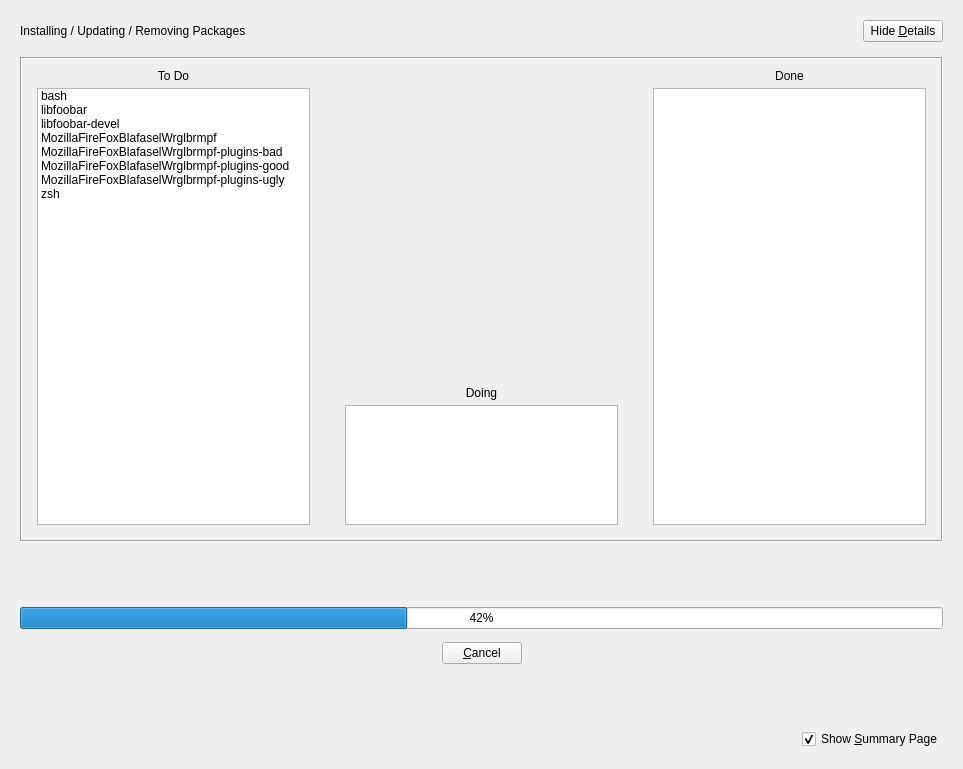
<?xml version="1.0" encoding="UTF-8"?>
<ui version="4.0">
 <class>PkgCommitPage</class>
 <widget class="QWidget" name="PkgCommitPage">
  <property name="geometry">
   <rect>
    <x>0</x>
    <y>0</y>
    <width>963</width>
    <height>769</height>
   </rect>
  </property>
  <property name="windowTitle">
   <string>Form</string>
  </property>
  <layout class="QVBoxLayout" name="pageVBox" stretch="0,5,1,0">
   <property name="spacing">
    <number>15</number>
   </property>
   <property name="leftMargin">
    <number>20</number>
   </property>
   <property name="topMargin">
    <number>20</number>
   </property>
   <property name="rightMargin">
    <number>20</number>
   </property>
   <property name="bottomMargin">
    <number>20</number>
   </property>
   <item>
    <layout class="QHBoxLayout" name="headingHBox">
     <property name="sizeConstraint">
      <enum>QLayout::SetFixedSize</enum>
     </property>
     <item>
      <widget class="QLabel" name="headingLabel">
       <property name="text">
        <string>Installing / Updating / Removing Packages</string>
       </property>
      </widget>
     </item>
     <item>
      <spacer name="detailsButtonHSpacer">
       <property name="orientation">
        <enum>Qt::Horizontal</enum>
       </property>
       <property name="sizeHint" stdset="0">
        <size>
         <width>588</width>
         <height>20</height>
        </size>
       </property>
      </spacer>
     </item>
     <item>
      <widget class="QPushButton" name="detailsButton">
       <property name="text">
        <string>Hide &amp;Details</string>
       </property>
      </widget>
     </item>
    </layout>
   </item>
   <item>
    <layout class="QHBoxLayout" name="detailsFrameHBox" stretch="0">
     <property name="bottomMargin">
      <number>0</number>
     </property>
     <item>
      <widget class="QFrame" name="detailsFrame">
       <property name="sizePolicy">
        <sizepolicy hsizetype="MinimumExpanding" vsizetype="MinimumExpanding">
         <horstretch>0</horstretch>
         <verstretch>1</verstretch>
        </sizepolicy>
       </property>
       <property name="frameShape">
        <enum>QFrame::Box</enum>
       </property>
       <property name="frameShadow">
        <enum>QFrame::Sunken</enum>
       </property>
       <property name="lineWidth">
        <number>1</number>
       </property>
       <layout class="QHBoxLayout" name="horizontalLayout">
        <property name="spacing">
         <number>5</number>
        </property>
        <property name="leftMargin">
         <number>15</number>
        </property>
        <property name="topMargin">
         <number>10</number>
        </property>
        <property name="rightMargin">
         <number>15</number>
        </property>
        <property name="bottomMargin">
         <number>15</number>
        </property>
        <item>
         <layout class="QVBoxLayout" name="toDoVBox">
          <property name="spacing">
           <number>5</number>
          </property>
          <item>
           <widget class="QLabel" name="toDoLabel">
            <property name="text">
             <string>To Do</string>
            </property>
            <property name="alignment">
             <set>Qt::AlignCenter</set>
            </property>
           </widget>
          </item>
          <item>
           <widget class="QListWidget" name="toDoList">
            <property name="sizePolicy">
             <sizepolicy hsizetype="MinimumExpanding" vsizetype="MinimumExpanding">
              <horstretch>1</horstretch>
              <verstretch>1</verstretch>
             </sizepolicy>
            </property>
            <property name="horizontalScrollBarPolicy">
             <enum>Qt::ScrollBarAlwaysOff</enum>
            </property>
            <property name="editTriggers">
             <set>QAbstractItemView::NoEditTriggers</set>
            </property>
            <property name="showDropIndicator" stdset="0">
             <bool>false</bool>
            </property>
            <property name="selectionMode">
             <enum>QAbstractItemView::NoSelection</enum>
            </property>
            <property name="textElideMode">
             <enum>Qt::ElideMiddle</enum>
            </property>
            <property name="uniformItemSizes">
             <bool>true</bool>
            </property>
            <property name="sortingEnabled">
             <bool>true</bool>
            </property>
            <item>
             <property name="text">
              <string>bash</string>
             </property>
            </item>
            <item>
             <property name="text">
              <string>libfoobar</string>
             </property>
            </item>
            <item>
             <property name="text">
              <string>libfoobar-devel</string>
             </property>
            </item>
            <item>
             <property name="text">
              <string>MozillaFireFoxBlafaselWrglbrmpf</string>
             </property>
            </item>
            <item>
             <property name="text">
              <string>MozillaFireFoxBlafaselWrglbrmpf-plugins-bad</string>
             </property>
            </item>
            <item>
             <property name="text">
              <string>MozillaFireFoxBlafaselWrglbrmpf-plugins-good</string>
             </property>
            </item>
            <item>
             <property name="text">
              <string>MozillaFireFoxBlafaselWrglbrmpf-plugins-ugly</string>
             </property>
            </item>
            <item>
             <property name="text">
              <string>zsh</string>
             </property>
            </item>
           </widget>
          </item>
         </layout>
        </item>
        <item>
         <spacer name="listHSpacer1">
          <property name="orientation">
           <enum>Qt::Horizontal</enum>
          </property>
          <property name="sizeType">
           <enum>QSizePolicy::Preferred</enum>
          </property>
          <property name="sizeHint" stdset="0">
           <size>
            <width>30</width>
            <height>20</height>
           </size>
          </property>
         </spacer>
        </item>
        <item>
         <layout class="QVBoxLayout" name="doingVBox">
          <item>
           <spacer name="doingVSpacer">
            <property name="orientation">
             <enum>Qt::Vertical</enum>
            </property>
            <property name="sizeType">
             <enum>QSizePolicy::MinimumExpanding</enum>
            </property>
            <property name="sizeHint" stdset="0">
             <size>
              <width>20</width>
              <height>100</height>
             </size>
            </property>
           </spacer>
          </item>
          <item>
           <widget class="QLabel" name="doingLabel">
            <property name="text">
             <string>Doing</string>
            </property>
            <property name="alignment">
             <set>Qt::AlignCenter</set>
            </property>
           </widget>
          </item>
          <item>
           <widget class="QListWidget" name="doingList">
            <property name="sizePolicy">
             <sizepolicy hsizetype="MinimumExpanding" vsizetype="MinimumExpanding">
              <horstretch>1</horstretch>
              <verstretch>0</verstretch>
             </sizepolicy>
            </property>
            <property name="maximumSize">
             <size>
              <width>16777215</width>
              <height>120</height>
             </size>
            </property>
            <property name="frameShape">
             <enum>QFrame::StyledPanel</enum>
            </property>
            <property name="frameShadow">
             <enum>QFrame::Sunken</enum>
            </property>
            <property name="horizontalScrollBarPolicy">
             <enum>Qt::ScrollBarAlwaysOff</enum>
            </property>
            <property name="editTriggers">
             <set>QAbstractItemView::NoEditTriggers</set>
            </property>
            <property name="showDropIndicator" stdset="0">
             <bool>false</bool>
            </property>
            <property name="selectionMode">
             <enum>QAbstractItemView::NoSelection</enum>
            </property>
            <property name="textElideMode">
             <enum>Qt::ElideMiddle</enum>
            </property>
            <property name="uniformItemSizes">
             <bool>true</bool>
            </property>
           </widget>
          </item>
         </layout>
        </item>
        <item>
         <spacer name="listHSpacer2">
          <property name="orientation">
           <enum>Qt::Horizontal</enum>
          </property>
          <property name="sizeType">
           <enum>QSizePolicy::Preferred</enum>
          </property>
          <property name="sizeHint" stdset="0">
           <size>
            <width>30</width>
            <height>20</height>
           </size>
          </property>
         </spacer>
        </item>
        <item>
         <layout class="QVBoxLayout" name="doneVBox">
          <item>
           <widget class="QLabel" name="doneLabel">
            <property name="text">
             <string>Done</string>
            </property>
            <property name="alignment">
             <set>Qt::AlignCenter</set>
            </property>
           </widget>
          </item>
          <item>
           <widget class="QListWidget" name="doneList">
            <property name="sizePolicy">
             <sizepolicy hsizetype="MinimumExpanding" vsizetype="MinimumExpanding">
              <horstretch>1</horstretch>
              <verstretch>1</verstretch>
             </sizepolicy>
            </property>
            <property name="horizontalScrollBarPolicy">
             <enum>Qt::ScrollBarAlwaysOff</enum>
            </property>
            <property name="editTriggers">
             <set>QAbstractItemView::NoEditTriggers</set>
            </property>
            <property name="showDropIndicator" stdset="0">
             <bool>false</bool>
            </property>
            <property name="selectionMode">
             <enum>QAbstractItemView::NoSelection</enum>
            </property>
            <property name="textElideMode">
             <enum>Qt::ElideMiddle</enum>
            </property>
            <property name="uniformItemSizes">
             <bool>true</bool>
            </property>
            <property name="sortingEnabled">
             <bool>true</bool>
            </property>
           </widget>
          </item>
         </layout>
        </item>
       </layout>
      </widget>
     </item>
    </layout>
   </item>
   <item>
    <widget class="QWidget" name="progressPane" native="true">
     <property name="sizePolicy">
      <sizepolicy hsizetype="MinimumExpanding" vsizetype="MinimumExpanding">
       <horstretch>0</horstretch>
       <verstretch>1</verstretch>
      </sizepolicy>
     </property>
     <layout class="QVBoxLayout" name="verticalLayout" stretch="1,0,0,1">
      <property name="spacing">
       <number>13</number>
      </property>
      <property name="sizeConstraint">
       <enum>QLayout::SetMinimumSize</enum>
      </property>
      <property name="leftMargin">
       <number>0</number>
      </property>
      <property name="topMargin">
       <number>0</number>
      </property>
      <property name="rightMargin">
       <number>0</number>
      </property>
      <property name="bottomMargin">
       <number>0</number>
      </property>
      <item>
       <spacer name="progressTopVSpacer">
        <property name="orientation">
         <enum>Qt::Vertical</enum>
        </property>
        <property name="sizeType">
         <enum>QSizePolicy::MinimumExpanding</enum>
        </property>
        <property name="sizeHint" stdset="0">
         <size>
          <width>20</width>
          <height>50</height>
         </size>
        </property>
       </spacer>
      </item>
      <item>
       <widget class="QProgressBar" name="totalProgressBar">
        <property name="value">
         <number>42</number>
        </property>
       </widget>
      </item>
      <item>
       <layout class="QHBoxLayout" name="cancelButtonHBox">
        <item>
         <spacer name="cancelButtonSpacerLeft">
          <property name="orientation">
           <enum>Qt::Horizontal</enum>
          </property>
          <property name="sizeHint" stdset="0">
           <size>
            <width>40</width>
            <height>20</height>
           </size>
          </property>
         </spacer>
        </item>
        <item>
         <widget class="QPushButton" name="cancelButton">
          <property name="text">
           <string>&amp;Cancel</string>
          </property>
         </widget>
        </item>
        <item>
         <spacer name="cancelButtonSpacerRight">
          <property name="orientation">
           <enum>Qt::Horizontal</enum>
          </property>
          <property name="sizeHint" stdset="0">
           <size>
            <width>40</width>
            <height>20</height>
           </size>
          </property>
         </spacer>
        </item>
       </layout>
      </item>
      <item>
       <spacer name="progressBottomVSpacer">
        <property name="orientation">
         <enum>Qt::Vertical</enum>
        </property>
        <property name="sizeType">
         <enum>QSizePolicy::MinimumExpanding</enum>
        </property>
        <property name="sizeHint" stdset="0">
         <size>
          <width>20</width>
          <height>50</height>
         </size>
        </property>
       </spacer>
      </item>
     </layout>
    </widget>
   </item>
   <item>
    <layout class="QHBoxLayout" name="showSummaryHBox">
     <property name="sizeConstraint">
      <enum>QLayout::SetFixedSize</enum>
     </property>
     <item>
      <spacer name="showSummaryHSpacer">
       <property name="orientation">
        <enum>Qt::Horizontal</enum>
       </property>
       <property name="sizeHint" stdset="0">
        <size>
         <width>40</width>
         <height>20</height>
        </size>
       </property>
      </spacer>
     </item>
     <item>
      <widget class="QCheckBox" name="showSummaryPageCheckBox">
       <property name="text">
        <string>Show &amp;Summary Page</string>
       </property>
       <property name="checked">
        <bool>true</bool>
       </property>
      </widget>
     </item>
    </layout>
   </item>
  </layout>
 </widget>
 <resources/>
 <connections/>
</ui>
